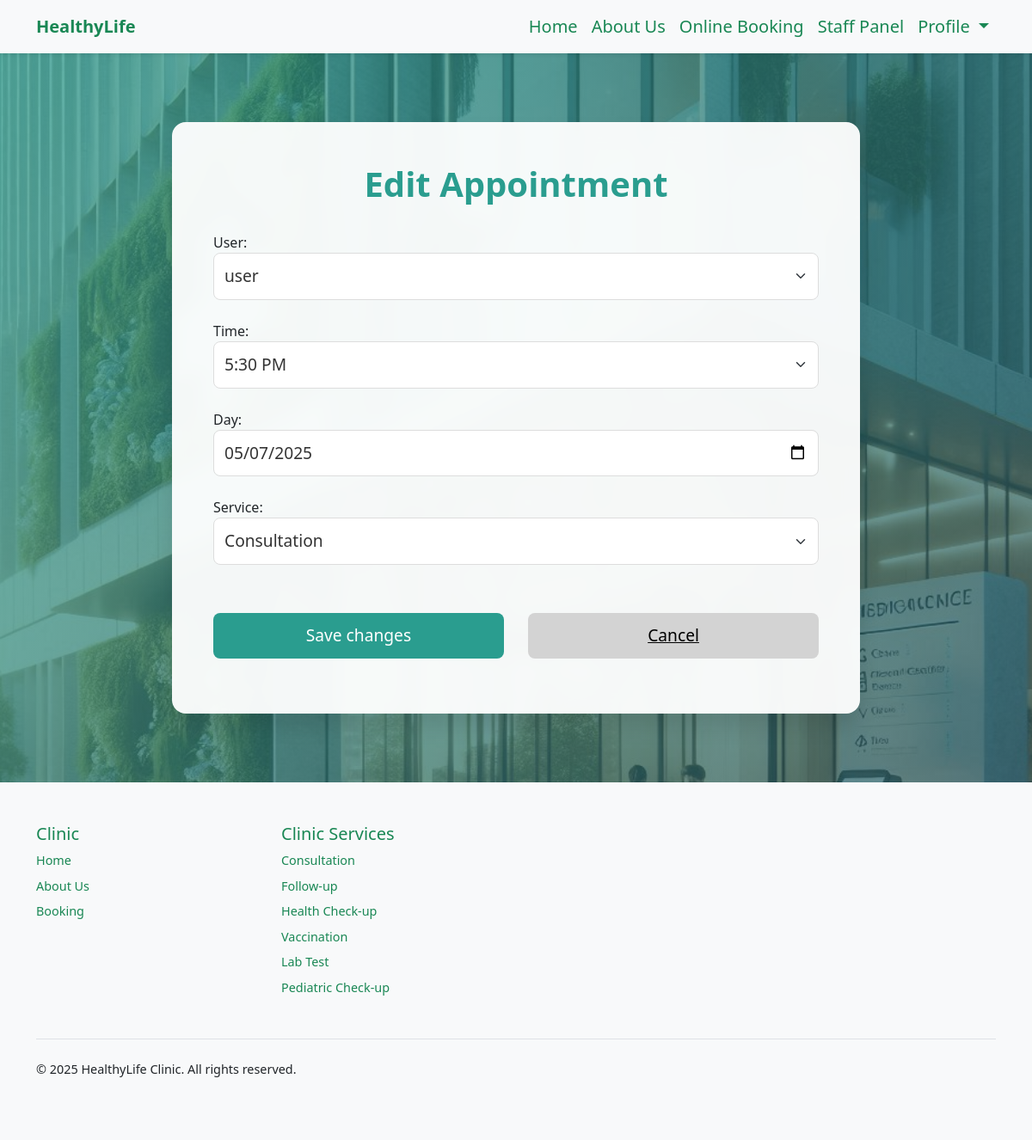
Page /edit_appointment/59/ (signed in) on the earlier database version.
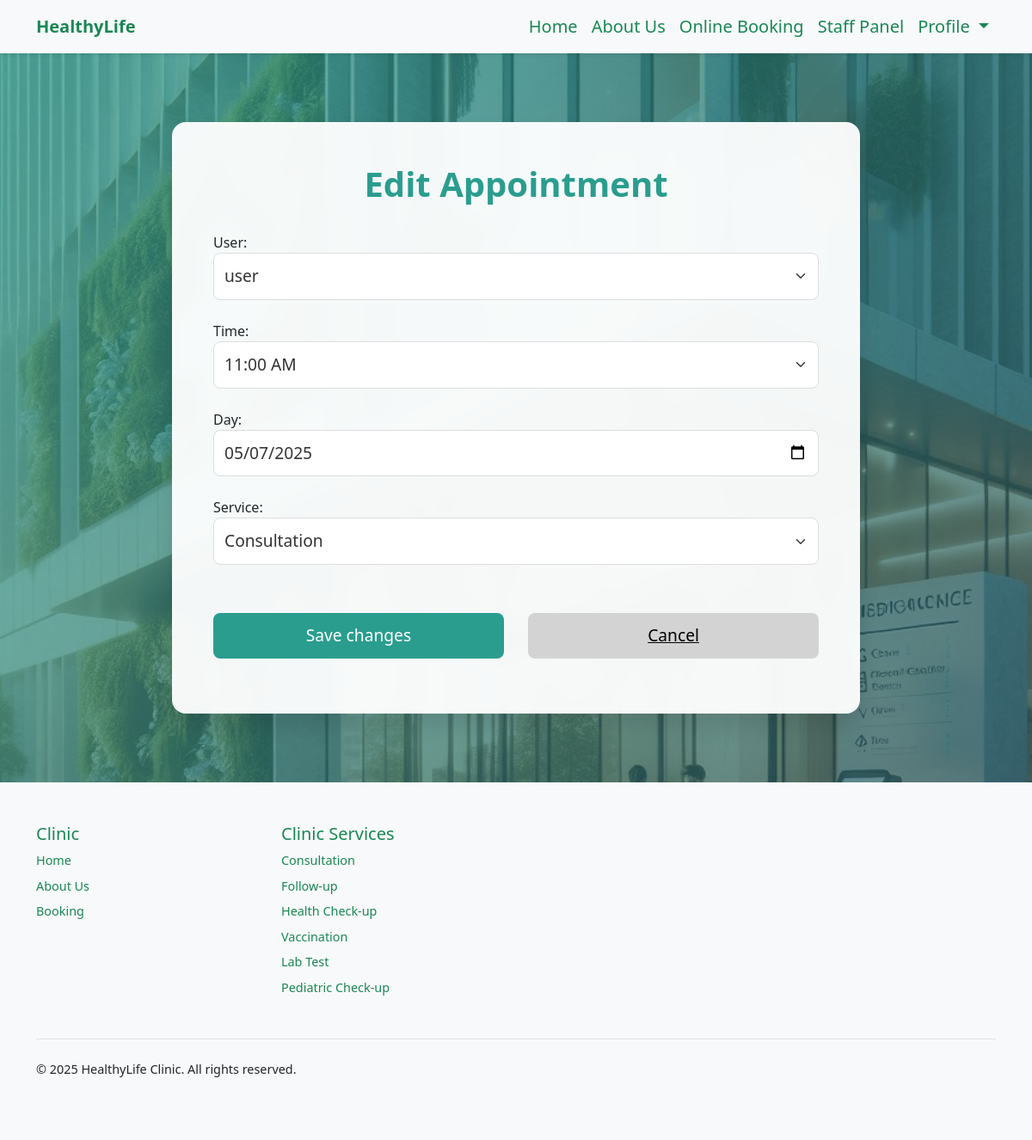
Same page on the later database version.
### booking/models.py (models this page shows, shortened)
class Appointment(models.Model):
    user = models.ForeignKey(User, on_delete=models.CASCADE, null=True, blank=True)
    service = models.CharField(max_length=50, choices=SERVICE_CHOICES, default="Doctor care")
    doctor = models.CharField(max_length=255, default="Unknown")
    day = models.DateField(default=datetime.now)
    time = models.CharField(max_length=10, choices=TIME_CHOICES, default="3 PM")
    time_ordered = models.DateTimeField(default=datetime.now, blank=True)

### booking/views.py (the view)
# urls.py: path('edit_appointment/<int:appointment_id>/', views.edit_appointment, name='edit_appointment'),
def edit_appointment(request, appointment_id):
    if not request.user.is_staff:
        return HttpResponseForbidden("You are not authorized to edit this appointment.")
    appointment = get_object_or_404(Appointment, id=appointment_id)
    if request.method == 'POST':
        form = AppointmentForm(request.POST, instance=appointment)
        if form.is_valid():
            form.save()
            return redirect('staffPanel')
    else:
        form = AppointmentForm(instance=appointment)
    return render(request, 'edit_appointment.html', {'form': form})

### booking/forms.py
class AppointmentForm(forms.ModelForm):
    class Meta:
        model = Appointment
        fields = ['user', 'time', 'day', 'service']  # custom field order
        widgets = {
            'user': forms.Select(attrs={'class': 'form-select'}),
            'time': forms.Select(attrs={'class': 'form-select'}),
            'day': forms.DateInput(attrs={
                'class': 'form-control',
                'type': 'date',
                'placeholder': 'Select a date'
            }),
            'service': forms.Select(attrs={'class': 'form-select'}),
        }

### booking/templates/edit_appointment.html (shortened to what this page needs)
{% extends 'layout.html' %}
{% load static %}
{% block body %}
{% if user.is_authenticated and user.is_staff %}
<div class="booking-panel">
    <h1>Edit Appointment</h1>
    <form method="post">
        {{ form.as_p }}
        <div class="button-container">
            <button type="submit" class="custom-btn">
                <span class="button-text">Save changes</span>
            </button>
            <a href="{% url 'staffPanel' %}" class="custom-btn cancel-btn">Cancel</a>
        </div>
    </form>
</div>
{% else %}
<div class="booking-panel">
    <h1>You Are Not Authorized!</h1>
    <a href="{% url 'login' %}" class="custom-btn">Sign in</a>
</div>
{% endif %}
{% endblock %}

Differences in the rows shown:
changed Appointment "user": time "5:30 PM" → "11:00 AM"
